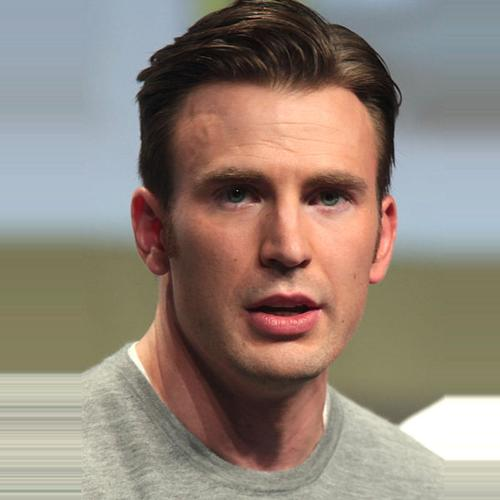
#> input picture Computer_Vision/Flask webapp - Object-detection-Yolo_v3-coco/images/male_000281.jpg, 500 x 500 px, given in place of the camera
$ python main.py
#> lines starting #> are read from the running program, lines starting #| are printed output that depends on the picture; after the words box and inside, x2 and y2 are one past the last pixel; in counts of white or black regions, pixels touching at a corner belong together
import numpy as np
import cv2


# Giving name to the window with Track Bars
# And specifying that window is resizable
cv2.namedWindow('Track Bars', cv2.WINDOW_NORMAL)


# Preparing Track Bars
# Defining empty function
def do_nothing(x):
    pass

# Defining Track Bars for convenient process of choosing colours
# For minimum range
cv2.createTrackbar('min_red', 'Track Bars', 0, 255, do_nothing)
cv2.createTrackbar('min_blue', 'Track Bars', 0, 255, do_nothing)
cv2.createTrackbar('min_green', 'Track Bars', 0, 255, do_nothing)


# For maximum range
cv2.createTrackbar('max_red', 'Track Bars', 0, 255, do_nothing)
cv2.createTrackbar('max_blue', 'Track Bars', 0, 255, do_nothing)
cv2.createTrackbar('max_green', 'Track Bars', 0, 255, do_nothing)


#Setting Default values (Blue)

cv2.setTrackbarPos('min_red', 'Track Bars', 94)
cv2.setTrackbarPos('min_green', 'Track Bars', 80)
cv2.setTrackbarPos('min_blue', 'Track Bars', 2)


cv2.setTrackbarPos('max_red', 'Track Bars', 120)
cv2.setTrackbarPos('max_green', 'Track Bars',255)
cv2.setTrackbarPos('max_blue', 'Track Bars', 255)


# Capturing video through webcam
webcam = cv2.VideoCapture(0)

# Start a while loop
while (1):

    # Defining variables for saving values of the Track Bars
    # For minimum range
    min_blue = cv2.getTrackbarPos('min_blue', 'Track Bars')
    min_green = cv2.getTrackbarPos('min_green', 'Track Bars')
    min_red = cv2.getTrackbarPos('min_red', 'Track Bars')

    # For maximum range
    max_blue = cv2.getTrackbarPos('max_blue', 'Track Bars')
    max_green = cv2.getTrackbarPos('max_green', 'Track Bars')
    max_red = cv2.getTrackbarPos('max_red', 'Track Bars')

    # Reading the video from the
    # webcam in image frames
    _, imageFrame = webcam.read()
#> imageFrame is the input picture: shape (500, 500, 3); mean B, G, R 122.1, 132.9, 146.2

    # Convert the imageFrame in
    # BGR(RGB color space) to
    # HSV(hue-saturation-value)
    # color space
    hsvFrame = cv2.cvtColor(imageFrame, cv2.COLOR_BGR2HSV)
#> hsvFrame: shape (500, 500, 3); mean H, S, V 42.3, 66.2, 152.6

    # Set range for red color and
    # define mask
    # red_lower = np.array([136, 87, 111], np.uint8)
    #red_upper = np.array([180, 255, 255], np.uint8)

    colour_lower = np.array([min_red, min_green, min_blue], np.uint8)
    colour_upper = np.array([max_red, max_green, max_blue], np.uint8)
    colour_mask = cv2.inRange(hsvFrame, colour_lower, colour_upper)
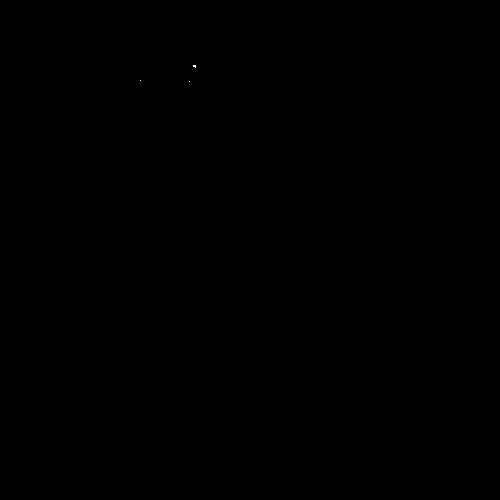
#> colour_mask: shape (500, 500); 0% white in thin lines or dots, all inside (x1, y1, x2, y2) = (140, 65, 196, 82)

    # Morphological Transform, Dilation
    # for each color and bitwise_and operator
    # between imageFrame and mask determines
    # to detect only that particular colour
    kernal = np.ones((5, 5), "uint8")

    # For selected colour
    colour_mask = cv2.dilate(colour_mask, kernal)
#> colour_mask: shape (500, 500); 0.04% white; 3 white regions
    res_colour = cv2.bitwise_and(imageFrame, imageFrame,
                              mask=colour_mask)


    # Creating contour to track  color
    contours, hierarchy = cv2.findContours(colour_mask,
                                           cv2.RETR_TREE,
                                           cv2.CHAIN_APPROX_SIMPLE)
#> contours = 3 contours, 2 with area under 20; largest, box (x1, y1, x2, y2) and area: (191, 63, 198, 70) 34

    for pic, contour in enumerate(contours):
        area = cv2.contourArea(contour)
        if (area > 300):
            x, y, w, h = cv2.boundingRect(contour)
            imageFrame = cv2.rectangle(imageFrame, (x, y),
                                       (x + w, y + h),
                                       (0, 0, 255), 2)

            cv2.putText(imageFrame, "Colour found", (x, y),
                        cv2.FONT_HERSHEY_SIMPLEX, 1.0,
                        (20, 55, 40, ),2)
#> this loop made 3 passes
#> area on pass 3: 34.5


    # Program Termination
    cv2.imshow("Multiple Color Detection in Real-TIme", imageFrame)
    if cv2.waitKey(10) & 0xFF == ord('q'):
#> (key q is pressed here)
        webcam.release()
        cv2.destroyAllWindows()
        break
